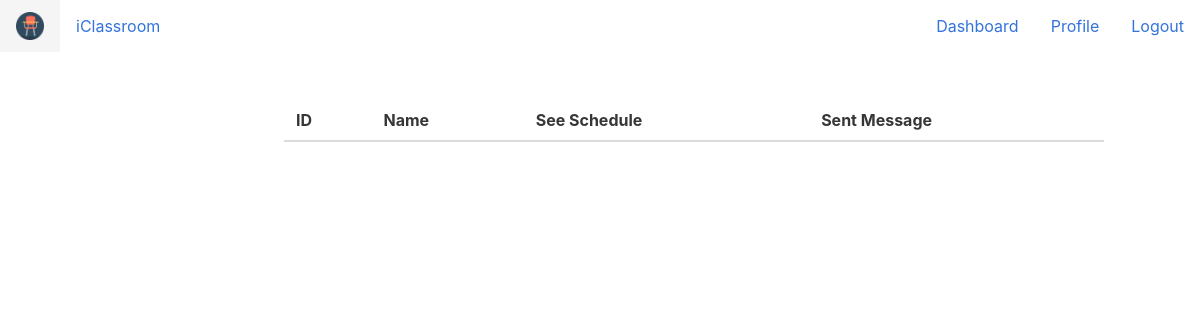
The page /stafflist.php on the database as committed earlier.
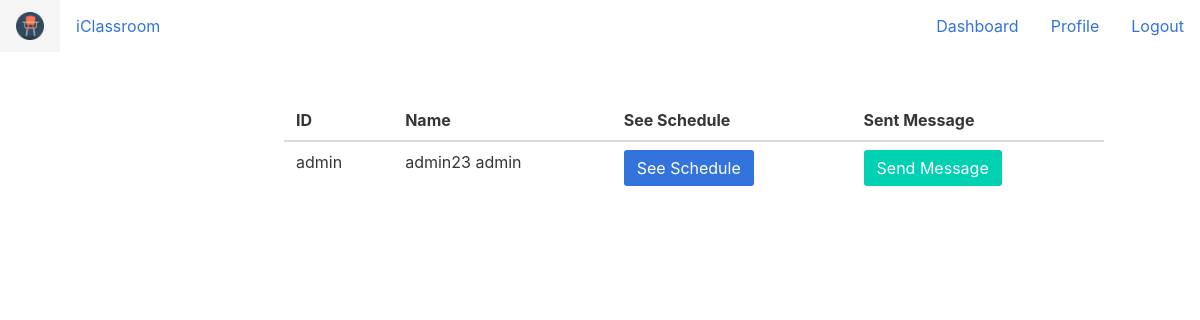
The same page on the database as committed later.
### tables this page shows
CREATE TABLE `teacher` (
  `idteacher` varchar(20) NOT NULL,
  `personalid` varchar(20) NOT NULL,
  `fname` varchar(30) NOT NULL,
  `lname` varchar(30) NOT NULL,
  `idmajor` int(11) NOT NULL
);

### stafflist.php (the view, shortened to what this page needs)
<?php
  require_once('components.php');
  require_once('connect.php');
?>
<!DOCTYPE html>
<html>
<head>
 <link rel="stylesheet" href="css/font-awesome-4.7-1.0/css/font-awesome.min.css">
 <link rel="stylesheet" href="css/bulma.min.css">
</head>
<body>
  <?php if (isset($_SESSION['user']['idstudent'])): ?>
    <?php navbar(); ?>
  <?php else: ?>
    <?php navbar_t(); ?>
  <?php endif; ?>
 <section class="section">
   <div class="container">
     <div class="columns">
       <div class="column is-2">
       </div>
       <div class="column is-centered content">
         <table class="table">
           <thead>
             <tr>
               <th>ID</th>
               <th>Name</th>
               <th>See Schedule</th>
               <th>Sent Message</th>
             </tr>
           </thead>
           <tbody>
             <?php
             $q = "SELECT * FROM teacher WHERE idmajor='".$_SESSION['user']['idmajor']."';";
             $result = $mysqli->query($q);
             while ($row = $result->fetch_array()) {
               echo "<tr><td>".$row['idteacher']."</td><td>".$row['fname']." ".$row['lname']."</td><td><a href='otimetable.php?id=".$row['idteacher']."' class='button is-link'>See Schedule</a></td><td><a href='mailbox.php?tab=create&id=".$row['idteacher']."' class='button is-primary'>Send Message</a></td></tr>";
             }
              ?>
           </tbody>
         </table>
       </div>
     </div>
   </div>
 </section>
</body>
</html>

Rows that differ between the two databases and show on the page:
added teacher: idteacher "admin", fname "admin23", lname "admin"
